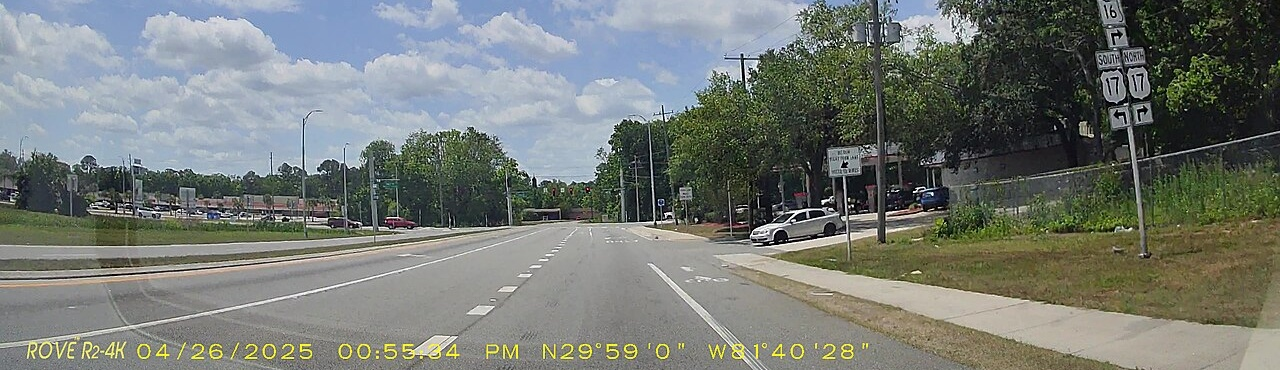
#> input picture program4/road.jpg, 1280 x 370 px
$ jupyter execute program4.ipynb
#> lines starting #> are read from the running program, lines starting #| are printed output that depends on the picture; after the words box and inside, x2 and y2 are one past the last pixel; in counts of white or black regions, pixels touching at a corner belong together
# Program 4 — Lane Detection System

**Aim:** Implement and evaluate a Lane Detection System using OpenCV to detect lane
markings from a road image.

**Method:** Canny edge detection → region of interest mask → probabilistic Hough
transform → split the line segments into left/right by slope → fit one average
line per side.

[cell 1]
import cv2
import numpy as np

import matplotlib.pyplot as plt


def show(img, title):
    """Display a BGR or grayscale OpenCV image inside the notebook."""
    plt.figure(figsize=(12, 7))
    if img.ndim == 2:
        plt.imshow(img, cmap="gray")
    else:
        plt.imshow(cv2.cvtColor(img, cv2.COLOR_BGR2RGB))
    plt.title(title)
    plt.axis("off")
    plt.show()

[cell 2]
image = cv2.imread("road.jpg")
#> image is the input picture: shape (370, 1280, 3); mean B, G, R 117.1, 122, 116.8
if image is None:
    raise FileNotFoundError("road.jpg not found")

output = image.copy()
print("Image shape:", image.shape)
#| Image shape: (370, 1280, 3)
show(image, "Input road image")

[cell 3]
# Step 1 - grayscale, blur and Canny edges
gray = cv2.cvtColor(image, cv2.COLOR_BGR2GRAY)
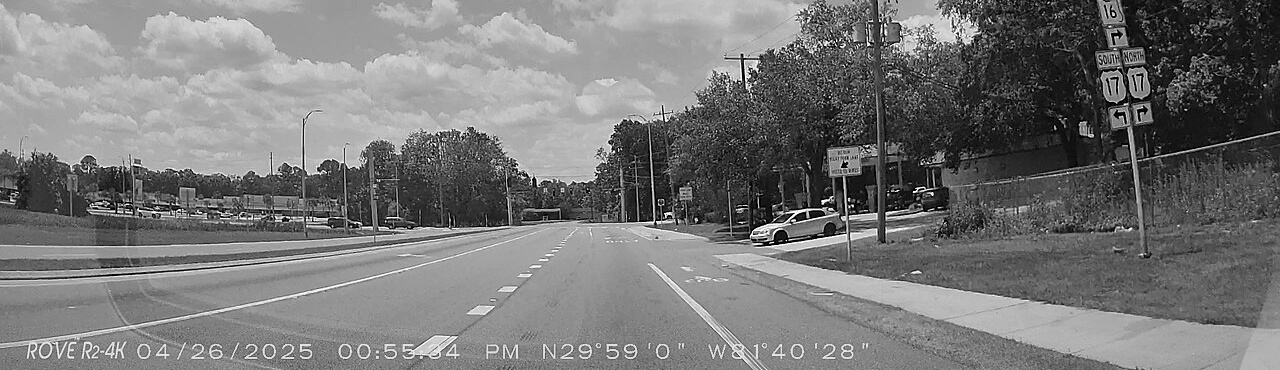
#> gray: shape (370, 1280); min 0, max 255, mean 119.9
blur = cv2.GaussianBlur(gray, (5, 5), 0)
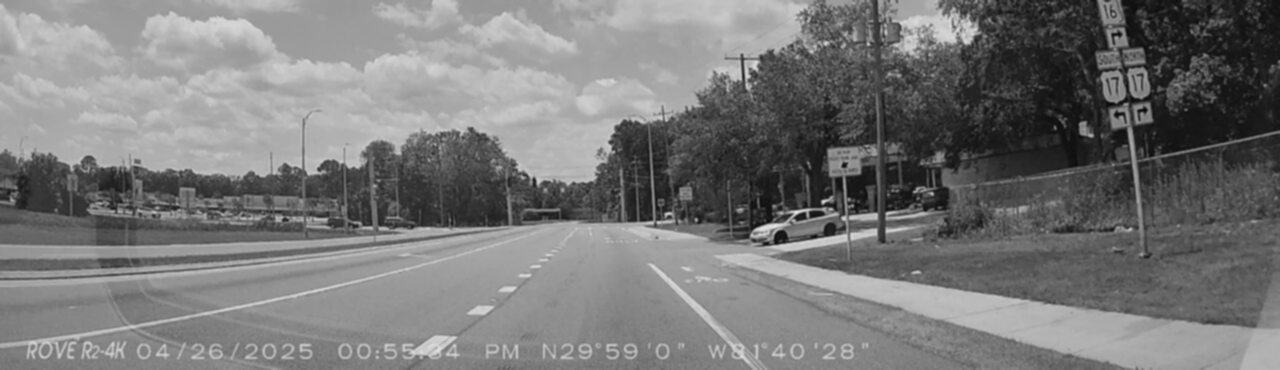
#> blur: shape (370, 1280); min 8, max 235, mean 119.9
edges = cv2.Canny(blur, 50, 150)
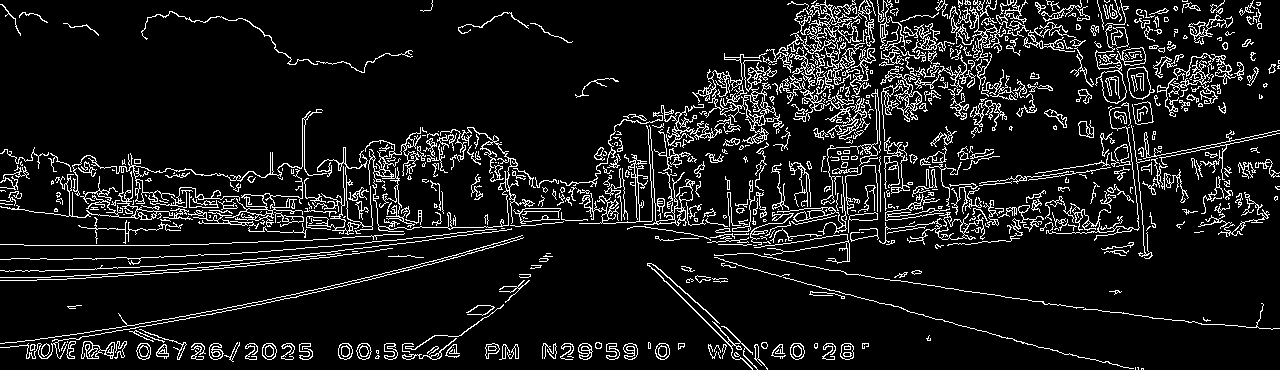
#> edges: shape (370, 1280); 9.8% white in thin lines or dots

show(edges, "Step 1 - Canny edges")

[cell 4]
# Step 2 - keep only the road region in front of the car
h, w = edges.shape
#> h = 370; w = 1280
mask = np.zeros_like(edges)

polygon = np.array([[
    (0, h),
    (w, h),
    (int(0.58 * w), int(0.58 * h)),
    (int(0.42 * w), int(0.58 * h))
]], dtype=np.int32)

cv2.fillPoly(mask, polygon, 255)
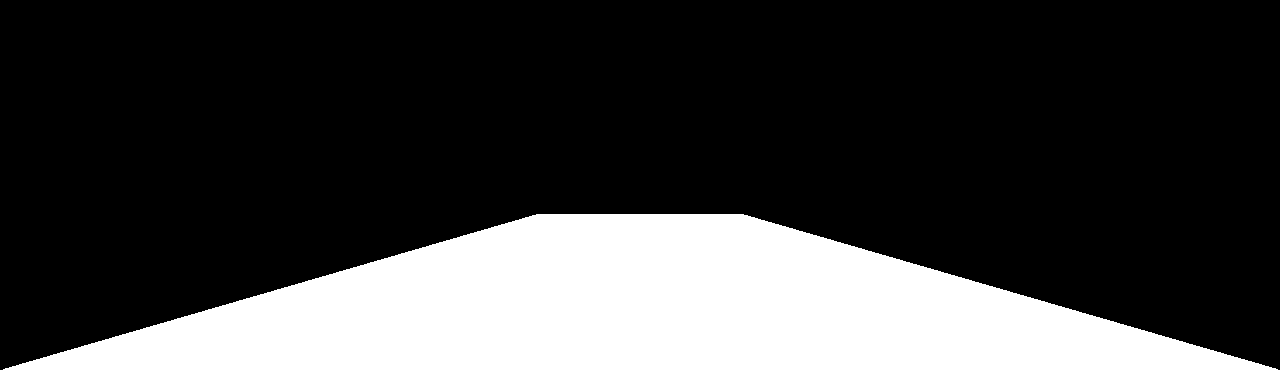
#> mask: shape (370, 1280); 24.5% white; 1 white region, box (x1, y1, x2, y2) and area: (3, 214, 1278, 370) 115897
roi_edges = cv2.bitwise_and(edges, mask)
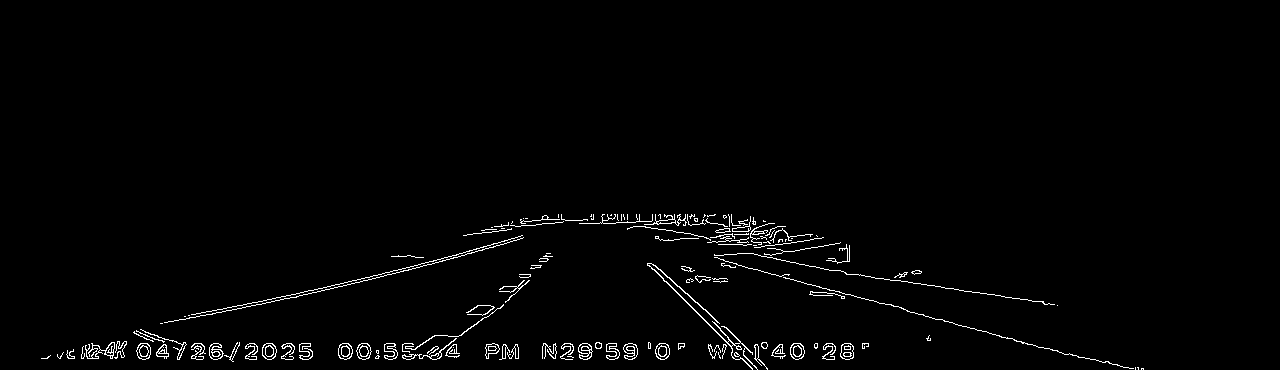
#> roi_edges: shape (370, 1280); 1.6% white in thin lines or dots, all inside (x1, y1, x2, y2) = (41, 214, 1144, 370)

show(roi_edges, "Step 2 - edges inside the region of interest")

[cell 5]
# Step 3 - Hough transform, then split segments by slope
lines = cv2.HoughLinesP(roi_edges, rho=1, theta=np.pi / 180,
                        threshold=30, minLineLength=30, maxLineGap=100)
#> lines = 67 rows, first 6: [83, 346, 868, 346], [48, 356, 853, 356], [738, 265, 1090, 359], [62, 353, 853, 353], [91, 343, 868, 343], [82, 348, 864, 348]

left_lines = []
right_lines = []

if lines is not None:
    for x1, y1, x2, y2 in lines.reshape(-1, 4):

        if x2 == x1:
            continue

        slope = (y2 - y1) / (x2 - x1)

        if -1.5 < slope < -0.4:          # negative slope = left lane
            left_lines.append((x1, y1, x2, y2))
        elif 0.4 < slope < 1.5:          # positive slope = right lane
            right_lines.append((x1, y1, x2, y2))
#> this loop made 67 passes
#> (x1, y1, x2, y2, slope) on passes 1 to 12: (83, 346, 868, 346, 0), (48, 356, 853, 356, 0), (738, 265, 1090, 359, 0.267), (62, 353, 853, 353, 0), (91, 343, 868, 343, 0), (82, 348, 864, 348, 0), (57, 354, 853, 354, 0), (82, 347, 864, 347, 0), (63, 352, 853, 352, 0), (41, 358, 852, 358, 0), (67, 350, 852, 350, 0), (845, 273, 1043, 301, 0.141)
#> slope on pass 65: -0.702
#> after the loop, left_lines = [(461, 335, 552, 256), (499, 308, 591, 216), (451, 341, 498, 308)]; right_lines = [(602, 218, 752, 368), (602, 220, 758, 355), (593, 214, 740, 341)]

print("Left lane segments :", len(left_lines))
#| Left lane segments : 3
print("Right lane segments:", len(right_lines))
#| Right lane segments: 3

[cell 6]
# Step 4 - fit a single average line for each side
def average_line(lines, y_bottom, y_top):

    if len(lines) == 0:
        return None

    xs = []
    ys = []
    for x1, y1, x2, y2 in lines:
        xs.extend([x1, x2])
        ys.extend([y1, y2])

    slope, intercept = np.polyfit(xs, ys, 1)
    if abs(slope) < 1e-6:
        return None

    x_bottom = int((y_bottom - intercept) / slope)
    x_top = int((y_top - intercept) / slope)
    return x_bottom, y_bottom, x_top, y_top


y_bottom = h - 1
#> y_bottom = 369
y_top = int(0.60 * h)
#> y_top = 222

left_lane = average_line(left_lines, y_bottom, y_top)
#> the loop in average_line, `for x1, y1, x2, y2 in lines:` made 3 passes
#> after the loop in average_line, `for x1, y1, x2, y2 in lines:`: xs = [461, 552, 499, 591, 451, 498]; ys = [335, 256, 308, 216, 341, 308]
#> in average_line, `slope, intercept = np.polyfit(xs, ys, 1)`: slope = -0.9; intercept = 751.9
#> in average_line, `x_bottom = int((y_bottom - intercept) / slope)`: x_bottom = 425
#> in average_line, `x_top = int((y_top - intercept) / slope)`: x_top = 588
#> left_lane = (425, 369, 588, 222)
right_lane = average_line(right_lines, y_bottom, y_top)
#> the loop in average_line (call 2), `for x1, y1, x2, y2 in lines:` made 3 passes
#> right_lane = (765, 369, 604, 222)

print("Left lane :", left_lane)
#| Left lane : (425, 369, 588, 222)
print("Right lane:", right_lane)
#| Right lane: (765, 369, 604, 222)

[cell 7]
# Step 5 - draw the detected lanes
for lane in [left_lane, right_lane]:
    if lane is not None:
        x1, y1, x2, y2 = lane
        cv2.line(output, (x1, y1), (x2, y2), (0, 255, 0), 8)
#> this loop made 2 passes
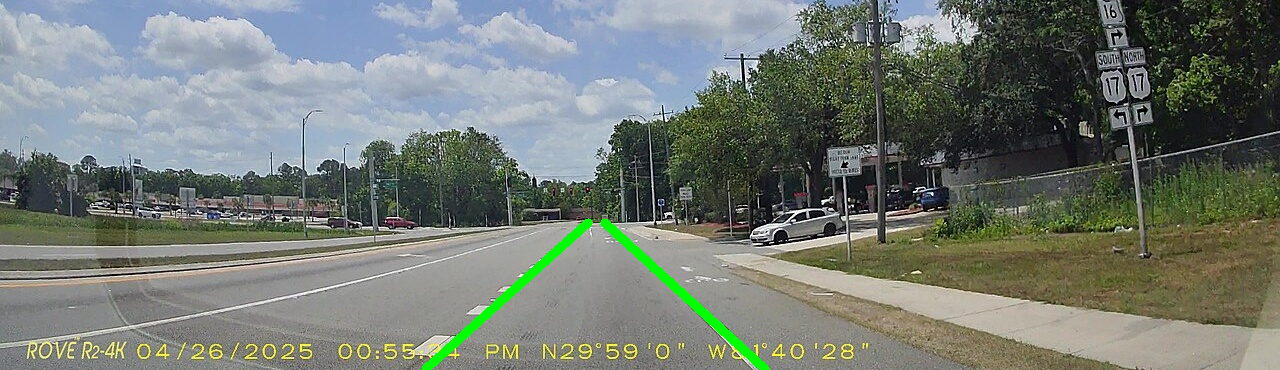
#> output: shape (370, 1280, 3); 0.85% of pixels changed, all inside (x1, y1, x2, y2) = (421, 218, 770, 370)

cv2.imwrite("output.jpg", output)
show(output, "Lane Detection Output")
